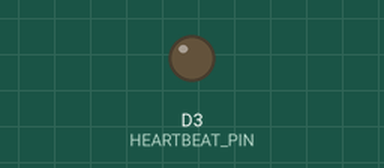
The sketch below on a simulated ESP8266 (NodeMCU). Shown: output pins drawn as LEDs (lit = HIGH). WiFi joins after 1.5 s; servers stay silent unless stated; uploads are accepted with an empty reply; pins used as bus, display or sensor lines are not drawn; what the sketch prints to the serial monitor is not drawn. At 4.9 s the program puts the board to deep sleep or switches it off; the recording ends there.

Above: at 0.1 s.
At 2.6 s:
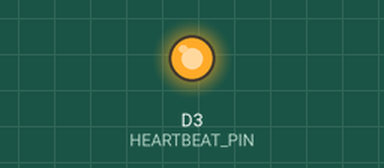
Timing chart, 0 to 4.9 s (numbered marks = the images above):
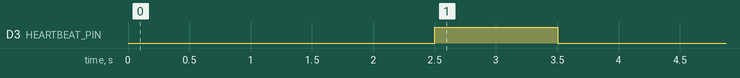

The sketch:

pot-monitoring-wifi.ino
```cpp
#include <ESP8266HTTPClient.h>
#include <ESP8266WiFi.h>

#include <ArduinoJson.h> // Has to be 5.* since 6 changes the interface


// -- configuration

#include "config.h"


// -- variables

int analog_val;


// -- main

void setup() {

    // -- SETUP

    // heartbeat led:
    pinMode(HEARTBEAT_PIN, OUTPUT);
    digitalWrite(HEARTBEAT_PIN, LOW);

    // humidity sensor:
    pinMode(SENSOR_HUMIDITY_VCC_OUT, OUTPUT);
    digitalWrite(SENSOR_HUMIDITY_VCC_OUT, LOW);
    pinMode(SENSOR_HUMIDITY_ANALOG_IN, INPUT);

    // init serial:
    Serial.begin(9600);

    // debug:
    Serial.print("ArduinoJson version: ");
    Serial.println(ARDUINOJSON_VERSION_MAJOR);

    // init wifi:
    int wifi_connect_retry_delay = 500; // in milliseconds
    WiFi.begin(WIFI_SSID, WIFI_SECRET);
    Serial.print("Attempting to connect to WiFi ");
    Serial.print(WIFI_SSID);
    Serial.print(".");

    while (WiFi.status() != WL_CONNECTED) {
        delay(wifi_connect_retry_delay);
        Serial.print(".");
    }

    Serial.println("");
    Serial.print("Connected. Local IP is ");
    Serial.println(WiFi.localIP());

    // take a deep breath:
    delay(1000);


    // -- LOOP

    // heartbeat:
    digitalWrite(HEARTBEAT_PIN, HIGH);
    delay(1000);
    digitalWrite(HEARTBEAT_PIN, LOW);
    delay(1000);

    // how I would like to do it:
    // int humidity_raw = getHumidity(SENSOR_HUMIDITY_VCC_OUT, SENSOR_HUMIDITY_ANALOG_IN);
    // Serial.println(humidity_raw);

//   JsonObject sample_json = compileSample(humidity_raw, jonsObject);
//   sample_json.printTo(Serial);


    // -- collect data

    int analog_raw = getHumidity(SENSOR_HUMIDITY_VCC_OUT, SENSOR_HUMIDITY_ANALOG_IN);


    // -- compile sample

    // init json object:
    StaticJsonBuffer<200> jsonBuffer;
    JsonObject& jsonObject = jsonBuffer.createObject();

    // compile sample:
    jsonObject["device_id"] = DEVICE_ID;
    jsonObject["sensor_id"] = SENSOR_HUMIDITY_ID;
    jsonObject["value_raw"] = analog_raw;


    // -- log to serial:

    jsonObject.printTo(Serial);
    Serial.println();


    // -- send sample to datastore:

    String api_call = "/samples";

    // prepare data:
    String payload;
    jsonObject.printTo(payload);

    // post data via http:
    Serial.println("Attempting to POST " + payload);
    Serial.println(String("  to ") + API_ENDPOINT + api_call + ".");

    HTTPClient http;
    http.begin(String("") + API_ENDPOINT + api_call);
    http.addHeader("Content-Type", "application/json");
    int httpCode = http.POST(payload);
    if (httpCode > 0) {
        Serial.println("POST was successful. HTTP status code " + httpCode);
        if (httpCode == HTTP_CODE_OK) {
            String response = http.getString();
            Serial.println("Response: " + response);
        }
    } else {
        Serial.println("POST failed. HTTP status code " + httpCode);
    }
    http.end();

    sleepSeconds(SAMPLING_INTERVAL);

}

void loop() {
    // To enable deep sleep the loop has to be empty.
}


// -- functions

void sleepSeconds(int time_in_seconds) {

    // turn all outputs off:
    digitalWrite(HEARTBEAT_PIN, LOW);
    digitalWrite(SENSOR_HUMIDITY_VCC_OUT, LOW);

    // no deep sleep:
    // delay(time_in_seconds * 1000);

    // with bridge between RST and D0
    ESP.deepSleep(time_in_seconds * 1000 * 1000); // time in microseconds!

    // without bridge between RST and D0
    // esp_sleep_enable_timer_wakeup(BLINK_INTERVAL * 1000 * 1000);
    // esp_deep_sleep_start();
    // Source: http://educ8s.tv/esp32-deep-sleep-tutorial/
    // TODO: I could not get that running yet!

    // Deep sleep will shut off all pins.

}

int getHumidity(uint8_t vcc_out, uint8_t analog_in) {

    // turn sensor on:
    digitalWrite(vcc_out, HIGH);
    delay(100); // the sensors takes some microseconds until it is ready

    // measure:
    int value_raw = analogRead(analog_in);

    // turn sensor off:
    digitalWrite(vcc_out, LOW);

    // return:
    return value_raw;

}

JsonObject compileSample(int value_raw) {

    // json object:
    // StaticJsonBuffer<200> jsonBuffer;
    // DynamicJsonBuffer jsonBuffer;
    // JsonObject jsonObject = jsonBuffer.createDocument();

    // add meta data:
    // jsonObject["device_id"] = DEVICE_ID;
    // TBD: add timestamp

    // add sample value:
    // jsonObject["value_analog"] = value_raw;

    // return:
    // return jsonObject;
    // jsonObject.printTo(Serial);

}
```

config.template.h
```cpp
// -- MANDATORY:

// device:
#define DEVICE_ID 1 // unique per datastore
#define SAMPLING_INTERVAL 60 // in seconds // the time it takes to collect and send the data goes on top!

// wifi:
#define WIFI_SSID "<wifi ssid>"
#define WIFI_SECRET "<wifi secret>"

// api:
#define API_ENDPOINT "<url>"

// heartbeat led:
#define HEARTBEAT_PIN D3

// humidity sensor:
#define SENSOR_HUMIDITY_VCC_OUT D5
#define SENSOR_HUMIDITY_ANALOG_IN A0
#define SENSOR_HUMIDITY_ID 1 // unique per device


// -- OPTIONAL:

// #define WIFI_TIMEOUT 30000; // in milliseconds. Default: 10000 // not used yet
```

Measured:
- by itself, D3 (HEARTBEAT_PIN): LOW → HIGH at 2.5 s, → LOW 1.0 s later
